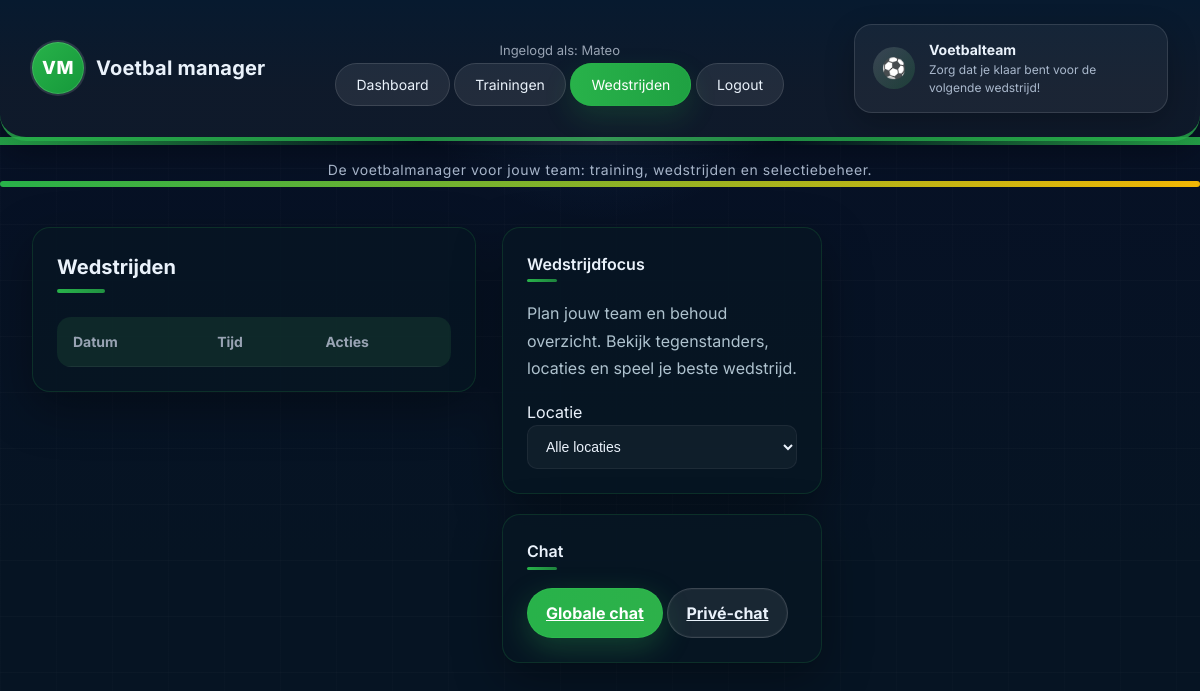
/wedstrijden (signed in), run on an earlier commit of the app's database.
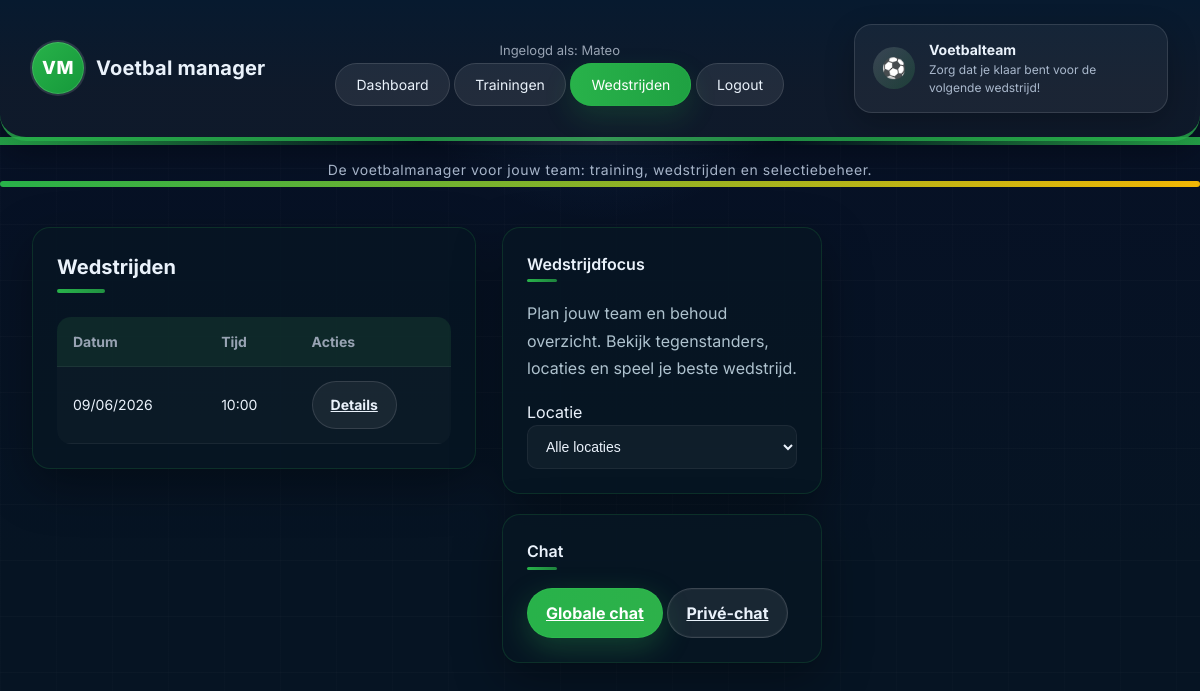
And on a later commit of the database.
### tables this page shows
CREATE TABLE wedstrijden (
                id INTEGER PRIMARY KEY AUTOINCREMENT,
                tegenstander TEXT NOT NULL,
                datum TEXT,
                tijd TEXT,
                locatie TEXT,
                thuis_uit TEXT,
                resultaat TEXT
            );

### wedstrijden.py (the view)
@wedstrijden_bp.route("/wedstrijden", endpoint="wedstrijden_list")
@login_required
def wedstrijden_list():
    if session.get("role") == "trainer":
        wedstrijden = query_db("SELECT * FROM wedstrijden ORDER BY datum, tijd")
    else:
        now = datetime.now()
        today = now.strftime("%Y-%m-%d")
        current_time = now.strftime("%H:%M")
        wedstrijden = query_db(
            "SELECT * FROM wedstrijden WHERE datum > ? OR (datum = ? AND tijd > ?) ORDER BY datum, tijd",
            (today, today, current_time)
        )
    return render_template("wedstrijden/wedstrijden.html", wedstrijden=wedstrijden)

### app.py (called while the page is built)
def format_date(value):
    if not value:
        return ""
    try:
        parsed = datetime.strptime(value, "%Y-%m-%d")
        return parsed.strftime("%d/%m/%Y")
    except ValueError:
        return value

### auth.py (called while the page is built)
def login_required(f):
    @wraps(f)
    def wrapper(*args, **kwargs):
        if "user" not in session:
            return redirect(url_for("auth.login"))
        return f(*args, **kwargs)
    return wrapper

### db.py (called while the page is built)
def get_db():
    conn = sqlite3.connect("database.db", timeout=30, check_same_thread=False)
    conn.execute("PRAGMA journal_mode=WAL")
    conn.execute("PRAGMA busy_timeout=30000")
    conn.row_factory = sqlite3.Row
    return conn

### templates/wedstrijden/wedstrijden.html (shortened to what this page needs)
{% extends 'basis/base.html' %}
{% block content %}
<div class="layout">
    <div>
        <div class="panel card">
            <div style="display:flex;justify-content:space-between;align-items:center;flex-wrap:wrap;gap:12px;">
                <h2>Wedstrijden</h2>
            </div>
            <div class="table-responsive">
                <table class="table">
                    <thead>
                        <tr>
                            <th>Datum</th>
                            <th>Tijd</th>
                            <th>Acties</th>
                        </tr>
                    </thead>
                    <tbody>
                {% for w in wedstrijden %}
                    <tr>
                        <td>{{ w.datum | datetimeformat }}</td>
                        <td>{{ w.tijd }}</td>
                        <td>
                            <a class="btn btn-ghost" href="{{ url_for('wedstrijden.wedstrijden_detail', wedstrijd_id=w.id) }}">Details</a>
                        </td>
                    </tr>
                {% endfor %}
                    </tbody>
                </table>
            </div>
        </div>
    </div>
    <aside class="sidebar">
        <div class="panel card football-aside">
            <h3>Wedstrijdfocus</h3>
            <div class="sidebar-section">
                <p>Plan jouw team en behoud overzicht. Bekijk tegenstanders, locaties en speel je beste wedstrijd.</p>
            </div>
            <div class="sidebar-section">
                <label class="form-label">Locatie</label>
                <select class="form-control">
                    <option>Alle locaties</option>
                </select>
            </div>
        </div>
        <div class="panel card sidebar-chat">
            <h3>Chat</h3>
            <div class="sidebar-section">
                <a class="btn btn-primary" href="{{ url_for('chat.chat_global') }}">Globale chat</a>
                <a class="btn btn-secondary" href="{{ url_for('chat.chat_trainer') }}">Privé-chat</a>
            </div>
        </div>
    </aside>
</div>
{% endblock %}

What changed in the data, as far as the page shows it:
added wedstrijden: datum "09/06/2026", tijd "10:00"
